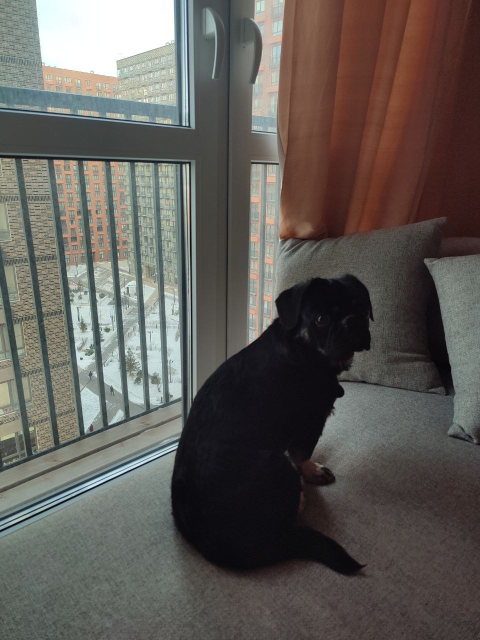
#> input picture Tosha.png, 960 x 1280 px (shown at 1/2 size)
$ python 1.py
#> lines starting #> are read from the running program, lines starting #| are printed output that depends on the picture; after the words box and inside, x2 and y2 are one past the last pixel; in counts of white or black regions, pixels touching at a corner belong together
"""Задание #1
Обработать любое изображение: Нарисовать горизонтальную линию по центру, повернуть на 75°, уменьшить мастшаб на 90%, написать текст в произвольном месте"""
import cv2
import numpy as np
def show_img(img, window_name="Image"):
    """Функция для отображения изображения"""
    cv2.imshow(window_name, img)
    cv2.waitKey(0)
    cv2.destroyAllWindows()

# Загружаем изображение
img = cv2.imread("Tosha.png")
#> img is the input picture: shape (1280, 960, 3); mean B, G, R 87.5, 92.1, 96.5
# Проверяем, загрузилось ли изображение
if img is None:
    exit()
# Получаем размеры изображения
H, W = img.shape[:2]
#> H = 1280; W = 960
print(f"Размер изображения: {W}x{H}")
#| Размер изображения: 960x1280
# Создаем копию для обработки
result = img.copy()

# 1. Рисуем горизонтальную линию по центру
RGB_LINE = (0, 255, 0)  # Зеленый цвет
LINE_PX = 5
cv2.line(result, (0, H // 2), (W, H // 2), RGB_LINE, LINE_PX)
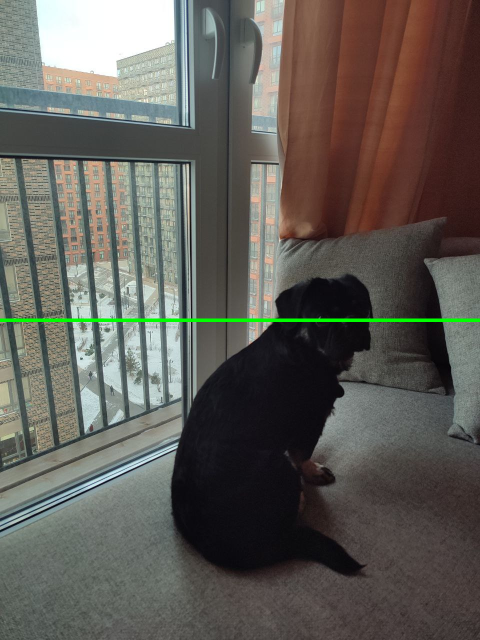
#> result: shape (1280, 960, 3) (shown at 1/2 size); 0.55% of pixels changed, all inside (x1, y1, x2, y2) = (0, 637, 960, 644)

# 2. Поворачиваем на 75°
ANGLE = 75
CENTER = (W // 2, H // 2)
#> CENTER = (480, 640)
matrix = cv2.getRotationMatrix2D(CENTER, ANGLE, 1.0)
result = cv2.warpAffine(result, matrix, (W, H))
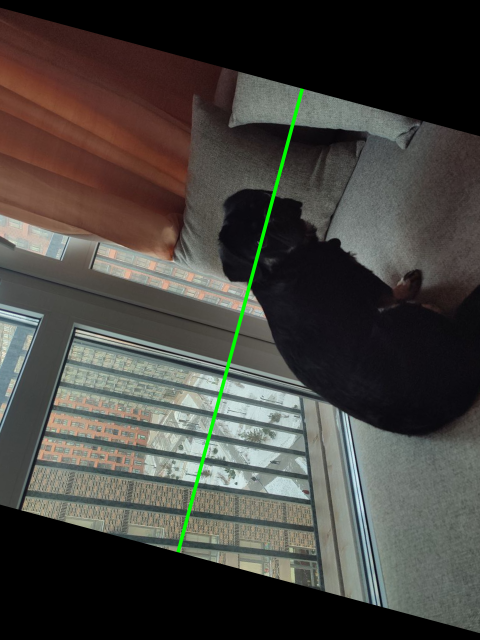
#> result: shape (1280, 960, 3) (shown at 1/2 size); mean B, G, R 62.8, 67.9, 70

# 3. Уменьшаем масштаб на 90% (оставляем 10% от исходного размера)
SCALE = 0.1  # 90% уменьшение = остаётся 10% от исходного размера
new_width = int(W * SCALE)
#> new_width = 96
new_height = int(H * SCALE)
#> new_height = 128
result = cv2.resize(result, (new_width, new_height), interpolation=cv2.INTER_AREA)
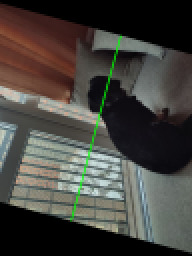
#> result: shape (128, 96, 3) (shown 2 times larger); mean B, G, R 62.8, 67.9, 70

# 4. Добавляем текст "super dog" в произвольном месте
RGB_TEXT = (255, 0, 0)  # Синий цвет (BGR: Blue, Green, Red)
TEXT_PX = 2  # Толщина текста
TEXT_SCALE = 0.9  # Размер шрифта

# Выбираем произвольное место для текста (нижний правый угол с отступом)
text_position = (10, new_height - 10)  # Левая нижняя часть
#> text_position = (10, 118)
cv2.putText(result, "super dog", text_position, cv2.FONT_HERSHEY_SIMPLEX,
            TEXT_SCALE, RGB_TEXT, TEXT_PX)
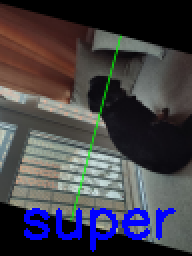
#> result: shape (128, 96, 3) (shown 2 times larger); 4.68% of pixels changed, all inside (x1, y1, x2, y2) = (12, 104, 88, 126)

# Показываем и сохраняем результат
show_img(result, "Итоговое изображение")
# Сохраняем результат
cv2.imwrite("Tosha_final.png", result)
print(f"Размер итогового изображения: {new_width}x{new_height}")
#| Размер итогового изображения: 96x128
